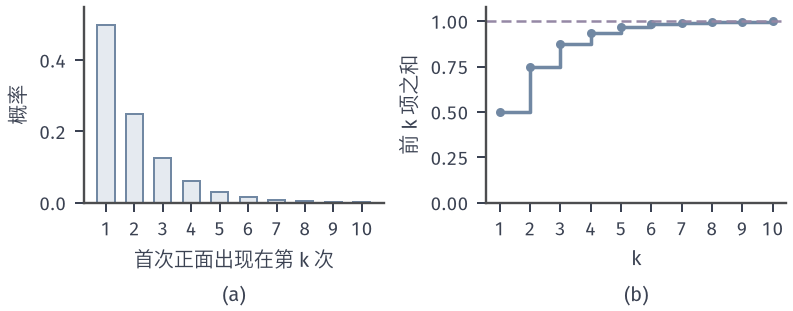

Write Python code to recreate this figure.
"""Toss a fair coin until the first head. (a) P(first head at toss k) = 2^{-k};
(b) partial sums 1 - 2^{-k}, approaching 1 but never reached by finitely many outcomes."""
from pathlib import Path
import sys
ROOT = next(p for p in Path(__file__).resolve().parents if (p/"build.sh").is_file() and (p/"tex/book.tex").is_file())
sys.path.insert(0, str(ROOT/"figures/00-shared/mathematical-preliminaries-upper/00-shared/comprehension-figures"))
from support import figure, save, BLUE, GREEN, YELLOW, RED, PURPLE, INK, MUTED, GRID, BLUE_FILL, GREEN_FILL, YELLOW_FILL, RED_FILL, PURPLE_FILL
import numpy as np

def tidy(ax):
    for sp in ("left", "bottom"):
        ax.spines[sp].set_linewidth(0.95)

k = np.arange(1, 11)
p = 0.5 ** k
fig, axes = figure(width_mm=112, height_mm=44, ncols=2)
ax = axes[0]
ax.bar(k, p, width=0.6, color=BLUE_FILL, edgecolor=BLUE, linewidth=0.8)
ax.set_xticks(k); ax.set_xlabel('首次正面出现在第 k 次'); ax.set_ylabel('概率')
ax.set_ylim(0, 0.55)
ax = axes[1]
ax.step(k, np.cumsum(p), where='post', color=BLUE, lw=1.4)
ax.plot(k, np.cumsum(p), 'o', color=BLUE, ms=2.6)
ax.axhline(1, color=PURPLE, lw=1.0, ls=(0, (4, 2)))
ax.set_xticks(k); ax.set_xlabel('k'); ax.set_ylabel('前 k 项之和')
ax.set_ylim(0, 1.08)
for a_, tag in zip(axes, ('(a)', '(b)')):
    tidy(a_)
    a_.text(0.5, -0.42, tag, transform=a_.transAxes, ha='center', va='top', fontsize=8)
save(fig, Path(__file__).resolve().parent, 'figure', {'pmf': '2^-k', 'partial_sum_10': float(np.cumsum(p)[-1])})
